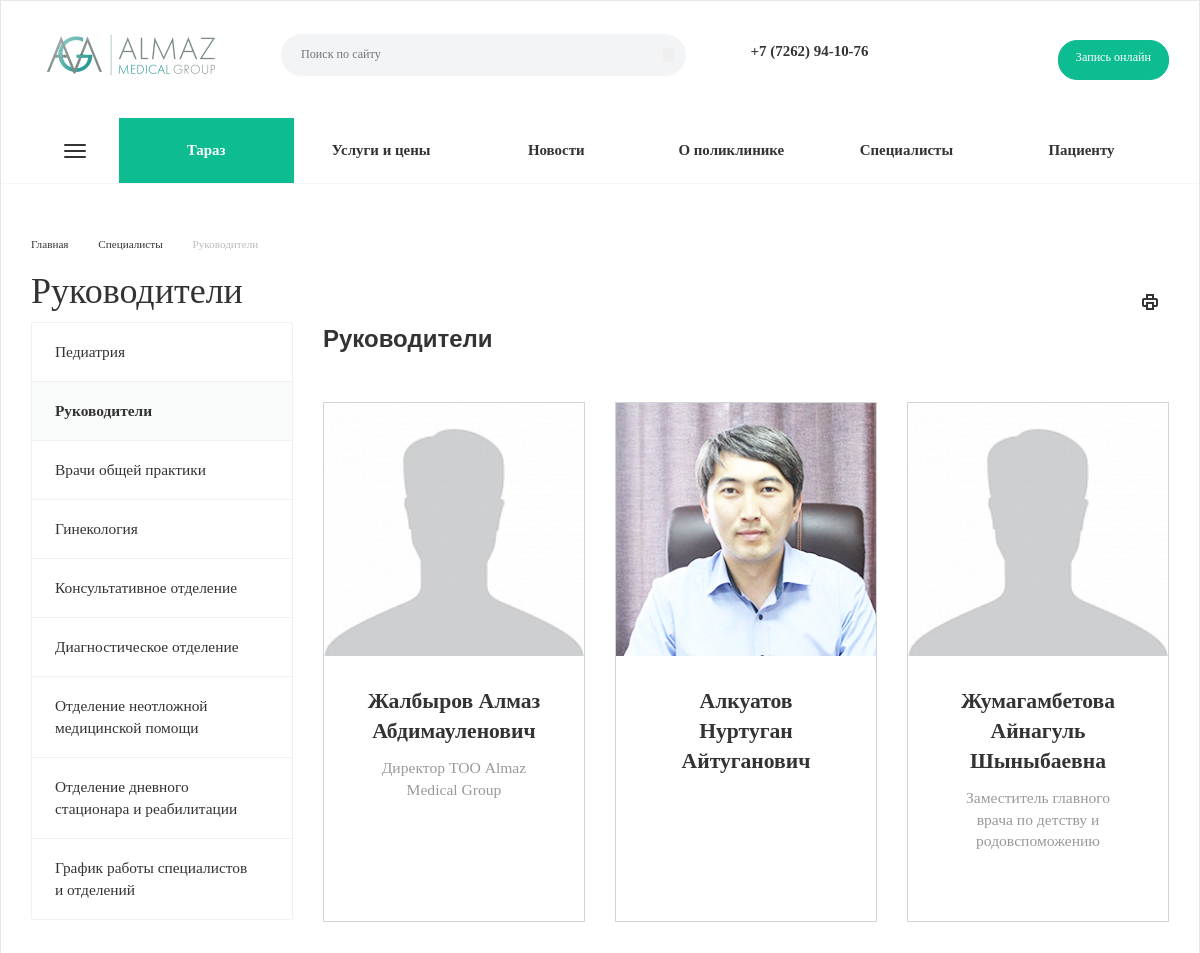
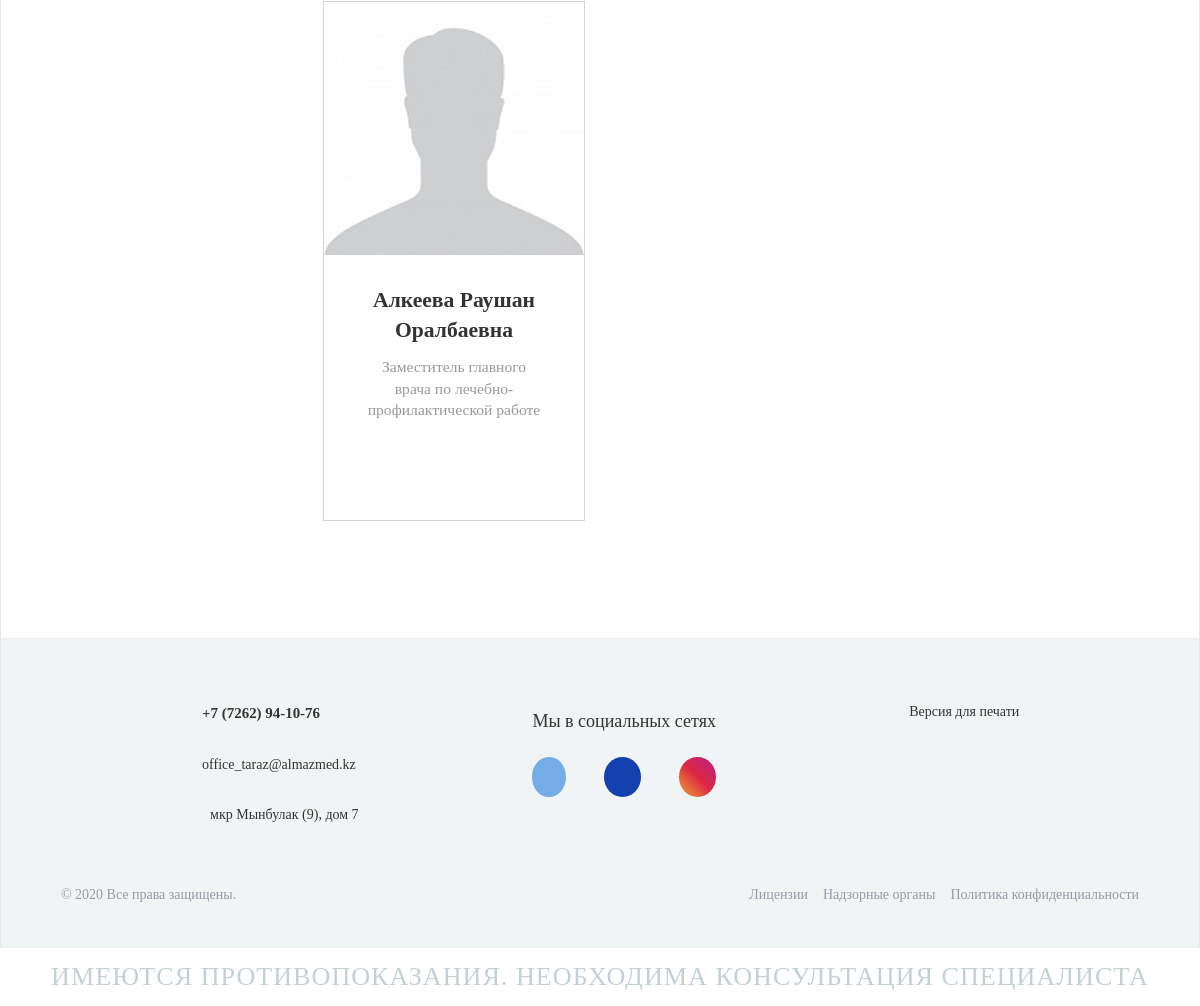
The page /taraz/specialists/activity/2 on the database its author committed (2 pictures, top to bottom).
### main/models.py (models this page shows, shortened)
class BranchPhone(models.Model):
    phone = models.TextField(default="")
    name = models.TextField(default="", blank=True, null=True)

class City(models.Model):
    name = models.TextField(default="")
    en_name = models.TextField(default="")
    serviced_area_file = models.FileField(upload_to='services_areas', blank=True, null=True)

class DirectionOfActivity(models.Model):
    name = models.TextField(default="")
    description = models.TextField(default="", blank=True, null=True)
    branch = models.ForeignKey(Branch, on_delete=models.CASCADE, blank=True, null=True)
    def __str__(self):
        return self.name

class Doctor(models.Model):
    fullname = models.TextField(default='')
    qualification_category = models.TextField(default='', null=True, blank=True)
    work_experience = models.IntegerField(default=-1)
    position = models.ForeignKey(Position, on_delete=models.CASCADE, blank=True, null=True)
    qualification = models.ManyToManyField(QualificationDocument, null=True, related_name='qualification_documents',  blank=True)
    direction_of_activity = models.ForeignKey(DirectionOfActivity, on_delete=models.CASCADE, blank=True, null=True)
    start_date = models.DateField(blank=True, null=True)
    education = models.ManyToManyField(Education, null=True, related_name='educations',  blank=True)
    image = models.ImageField(upload_to='doctors', blank=True, null=True)
    branch = models.ForeignKey(Branch, on_delete=models.CASCADE, blank=True, null=True)
    has_appointment = models.BooleanField(default=True)
    def is_working(self):
        if not self.start_date:
            return True
        return self.start_date <= date.today()

class Position(models.Model):
    name = models.TextField(default="")

class Branch(models.Model):
    city = models.ForeignKey(City, on_delete=models.CASCADE, blank=True, null=True)
    address = models.TextField(default="")
    latitude = models.DecimalField(decimal_places=14, max_digits=16, blank=True, null=True)
    longitude = models.DecimalField(decimal_places=14, max_digits=16, blank=True, null=True)
    phones = models.ManyToManyField(BranchPhone, null=True, blank=True)
    image = models.ImageField(upload_to='branches', blank=True, null=True)
    description = models.TextField(default="")
    def get_tel(self):
        return self.phones.all()[0].phone.replace("-", "").replace("(","").replace(")","").replace(" ","")

### main/views.py (the view)
# urls.py: path('specialists/activity/<int:id>', views.specialists_activity, name='specialists_activity'),
def specialists_activity(request, city, id):
    current_city = City.objects.filter(en_name=city).first()
    if not current_city:
        return redirect(reverse("main:index", kwargs={"city": City.objects.all().first().en_name}))
    current_activity = None
    try:
        current_activity = DirectionOfActivity.objects.get(id=id)
    except:
        return redirect(reverse("main:specialists"))
    branches = Branch.objects.filter(city=current_city)
    activities = DirectionOfActivity.objects.filter(branch__in=branches)
    doctors = Doctor.objects.filter(direction_of_activity=current_activity, branch__in=branches)
    all_doctors = [{"activity": current_activity, "doctors": doctors}]
    cities = City.objects.all()
    leaders = DirectionOfActivity.objects.filter(name="Руководители", branch__in=branches).first()
    return render(request, "specialists.html", {
        "path": [{"Специалисты": "/"+current_city.en_name+"/specialists"}, {current_activity.name: request.META.get('PATH_INFO', None)}],
        "activities": activities,
        "doctors": all_doctors,
        "current_activity": current_activity,
        "city": current_city,
        "cities": cities,
        "leaders": leaders,
        "current_lang": session_parameter(request,"lang"),
        "services_types": ServiceType.objects.filter(is_top=True, branch__in=branches),
        "branches": branches,
    })

### main/templates/specialists.html (shortened to what this page needs)
{% extends "base.html" %}
{% load static %}
{%block styles %}
    <link rel="stylesheet" href="{%static 'css/specialists.css'%}">
{% endblock %}
{% block body %}
	<body>
		<div class="main-section">
			<div class="wrapper">
				<div class="row" style="margin-bottom: 59px;">
					<div style="margin-bottom: 30px;" class="col-md-3 col-sm-3 hidden-xs hidden-sm left-menu-md">
						<div class="sidebar" id="pc_sidebar">
							<ul class="sidebar-menu">
								{%for activity in activities%}
								<li class="sidebar-menu__item dropdown-link {%if activity.id == current_activity.id%}opened{%endif%}">
									<div class="sidebar-menu__link dropdown-link">
										<a href="{%url 'main:specialists_activity' city.en_name activity.id%}" class="">
											<span>{{activity.name}}</span>
										</a>
									</div>
								</li>
								{%endfor%}
								<li class="sidebar-menu__item dropdown-link">
									<div class="sidebar-menu__link dropdown-link">
										<a href="" class="">
											<span>График работы специалистов и отделений</span>
										</a>
									</div>
								</li>
							</ul>
						</div>
					</div>
					<div class="col-md-9 col-sm-12 col-xs-12">
						{%for doctor in doctors%}
							<div class="spec-title">{{doctor.activity.name}}</div>
							<div class="row" style="margin-bottom: 42px;">
								{%for element in doctor.doctors%}
										<div class="col-md-4 col-sm-12 col-xs-12">
											<div class="shadow1 {%if element.is_working%}has-address{%else%}spec-wrap{%endif%}">
												<div class="spec-img-wrap">
													<a href="{%url 'main:specialist' city.en_name element.id%}">
														<img src="{%if element.image%}{{element.image.url}}{%else%}{%static 'img/photo-not-found.jpg'%}{%endif%}" alt="" class="spec-img">
													</a>
												</div>
												<div class="spec-body">
													<div class="spec-name">
														<a href="{%url 'main:specialist' city.en_name element.id%}">{{element.fullname}}</a>
													</div>
													<div class="spec-profession">
														<span>{{element.position.name}}</span>
													</div>
												</div>
											</div>
										</div>
								{%endfor%}
							</div>
						{%endfor%}
					</div>
				</div>
			</div>
		</div>
		<div class="banner_warning">
		</div>
	</body>
{% endblock %}

### main/templates/base.html (shortened to what this page needs)
{% load static %}
{% block links %}
    <head>
        <link rel="stylesheet" href="{%static 'printjs/print.min.css'%}">
        <link rel="stylesheet" href="{%static 'css/root.css'%}">
        <link rel="stylesheet" href="{%static 'css/usugi-styles.css'%}">
        <link rel="stylesheet" href="{%static 'css/css.css'%}" />
        <link rel="stylesheet" href="{%static 'css/mobilemenu.css'%}" />
		<link rel="stylesheet" href="{%static 'styles/styles.css'%}" />
		<link rel="stylesheet" href="{%static 'css/font-awesome.min.css'%}"/>
		<link type="text/css" rel="stylesheet" href="{%static 'css/lightslider.css'%}" />
        <link rel="stylesheet" href="{%static 'bootstrap/css/bootstrap.min.css'%}" />
        {% block styles %}
        {% endblock %}
    </head>
{% endblock %}
{%block header%}
    <header>
        <div class="wrapper">
            <ul class="top-header__list">
                <li class="top-header__logo">
                    <a href="{%url 'main:index' city.en_name%}"> <img src="{%static 'img/logo.png'%}" /></a>
                </li>
                <li class="search-field">
                    <form action="{%url 'main:search' city.en_name%}" method="GET">
                        <div class="search-input-div">
                            <input
                                class="search-input twosmallfont"
                                type="text"
                                placeholder="Поиск по сайту"
                                autocomplete="off"
                                maxlength="50"
                                size="50"
                                id="search-input"
                                name="q"
                            />
                            <div class="search-button-div">
                                <button class="search-button" style="border:none;">
                                    <i class="fas fa-search"></i>
                                </button>
                            </div>
                        </div>
                    </form>
                </li>
                <li class="right-div" style="padding-top:10px;">
                    <div class="phone-block">
                        <div class="phone-number">
                            <i class="fas fa-phone-alt"></i>
                            {%with branches|first as branch%}
                                {%with branch.phones.all|first as phone%}
                                    <a src="tel:{{branch.get_tel}}">{{phone.phone}}</a>
                                {%endwith%}
                            {%endwith%}
                            <br>
                        </div>
                    </div>
                    <button class="online-order-button button button-default" style="height: 40px !important;">
                        <span>Запись онлайн</span>
                    </button>
                </li>
            </ul>
        </div>
    </header>
		<nav id="fixed-navbar" class="menu">
			<div class="wrapper">
				<div class="menu__list">
					<div class="menu__item" onclick="openMenuPage('menu-page-button')">
						<span class="menu-icon">
							<div></div>
							<div></div>
							<div></div>
						</span>
					</div>
                    <div class="menu__item filials" >
                        <a>{{city.name}}</a>
                    </div>
					<div class="menu__item" >
						<a href="{%url 'main:uslugi' city.en_name%}">Услуги и цены</a>
					</div>
					<a class="menu__item news-block" href="{%url 'main:news' city.en_name%}">Новости</a>
					<div class="menu__item" >
                        <a href="{%url 'main:about' city.en_name%}">О поликлинике</a>
                    </div>
                    <div class="menu__item">
                        <a href="{%url 'main:specialists' city.en_name%}">Специалисты</a>
                    </div>
					<div class="menu__item news" >
                        <a href="{%url 'main:patients' city.en_name%}">Пациенту</a>
                    </div>
				</div>
			</div>
        </nav>
{%endblock%}
{%block root%}
    {%if path%}
        <section class="page-top maxwidth-theme">
            <div class="wrapper">
                <div class="row">
                    <div class="col-md-12">
                        <ul class="breadcrumb2" id="navigation">
                                <li itemscope="" itemtype="http://data-vocabulary.org/Breadcrumb" id="">
                                    <a href="/" title="Главная" itemprop="url"><span itemprop="title">Главная</span></a>
                                </li>
                                {%for element in path %}
                                    {%for key,value in element.items%}
                                        {%if path|last != element%}
                                            <li itemscope="" itemtype="http://data-vocabulary.org/Breadcrumb" id="">
                                                <a href="{{value}}" title="{{key}}" itemprop="url"><span itemprop="title">{{key}}</span></a>
                                            </li>
                                        {%endif%}
                                    {%endfor%}
                                {%endfor%}
                                <li class="" itemscope="" itemtype="http://data-vocabulary.org/Breadcrumb" id="">
                                    <span itemprop="title">
                                        {% with path|last as last %}
                                            {%for key,value in last.items%}
                                                {{key}}
                                            {%endfor%}
                                        {% endwith %}
                                    </span>
                                </li>
                        </ul>
                        <div class="page-top-main">
                            <div class="print-link"><i class="svg svg-print"></i></div>
                            <h1 id="pagetitle">
                                {% with path|last as last %}
                                    {%for key,value in last.items%}
                                        {{key}}
                                    {%endfor%}
                                {% endwith %}
                            </h1>
                        </div>
                    </div>
                </div>
            </div>
        </section>
    {%endif%}
{%endblock%}
{% block body%}
{% endblock %}
{% block footer %}
    <footer>
        <div class="top-footer">
            <ul class="top-footer__list">
                <li class="top-footer__item contact-block">
                    <div class="contact-block__item phone-block">
                        <div class="phone-number">
                            <i class="fas fa-phone-alt"></i>
                            {%with branches|first as branch%}
                                {%with branch.phones.all|first as phone%}
                                    <a src="tel:{{branch.get_tel}}">{{phone.phone}}</a>
                                {%endwith%}
                            {%endwith%}
                        </div>
                    </div>
                    <div class="contact-block__item">
                        <i class="far fa-envelope"></i>
                        <a src="mailto:office_taraz@almazmed.kz"
                            >office_taraz@almazmed.kz</a
                        >
                    </div>
                    <div class="contact-block__item">
                        <i class="fas fa-map-marker-alt"></i>
                        <span>
                            {%with branches|first as branch%}
                                {{branch.address}}
                            {%endwith%}
                        </span>
                    </div>
                </li>
                <li class="top-footer__item social-block">
                    <h4>Мы в социальных сетях</h4>
                    <ul>
                        <li class="vk">
                            <a
                                src="https://vk.com/tarazpoliklinika4"
                                target="_blank"
                                rel="nofollow"
                                title="Вконтакте"
                            >
                                <i class="fab fa-vk"></i>
                            </a>
                        </li>
                        <li class="facebook">
                            <a
                                src="https://www.facebook.com/tarazpoliklinika4/"
                                target="_blank"
                                rel="nofollow"
                                title="Facebook"
                            >
                                <i class="fab fa-facebook"></i>
                            </a>
                        </li>
                        <li class="instagram">
                            <a
                                src="https://www.instagram.com/tarazpoliklinika4/"
                                target="_blank"
                                rel="nofollow"
                                title="Instagram"
                            >
                                <i class="fab fa-instagram"></i>
                            </a>
                        </li>
                    </ul>
                </li>
                <li class="top-footer__item print-block">
                    <span><i class="fas fa-print"></i> Версия для печати</span>
                </li>
            </ul>
        </div>
        <div class="bottom-footer">
            <div class="copyright">© 2020 Все права защищены.</div>
            <div class="confidentiality-block">
                <ul class="confidentiality-block__list">
                    <li class="confidentiality-block__item">
                        <a src="">Лицензии</a>
                    </li>
                    <li class="confidentiality-block__item">
                        <a src="">Надзорные органы</a>
                    </li>
                    <li class="confidentiality-block__item">
                        <a src="">Политика конфиденциальности</a>
                    </li>
                </ul>
            </div>
        </div>
    </footer>
    <div class="banner_warning">
        Имеются противопоказания. Необходима консультация специалиста
    </div>
{% endblock %}

### rows shown on the page
BranchPhone: phone "+7 (7262) 94-10-76"
City: name "Тараз"
DirectionOfActivity: last "Руководители", last "Руководители", name "Руководители", activity.name "Руководители"
DirectionOfActivity: name "Педиатрия"
DirectionOfActivity: name "Врачи общей практики"
DirectionOfActivity: name "Гинекология"
DirectionOfActivity: name "Консультативное отделение"
DirectionOfActivity: name "Диагностическое отделение"
DirectionOfActivity: name "Отделение неотложной медицинской помощи"
DirectionOfActivity: name "Отделение дневного стационара и реабилитации"
Doctor: fullname "Жалбыров Алмаз Абдимауленович", position.name "Директор ТОО Almaz Medical Group"
Doctor: image (picture), fullname "Алкуатов Нуртуган Айтуганович"
Doctor: fullname "Жумагамбетова Айнагуль Шыныбаевна", position.name "Заместитель главного врача по детству и родовспоможению"
Doctor: fullname "Алкеева Раушан Оралбаевна", position.name "Заместитель главного врача по лечебно-профилактической работе"
Branch: address "мкр Мынбулак (9), дом 7"

### other values the page prints
{{ key }} "Специалисты"
